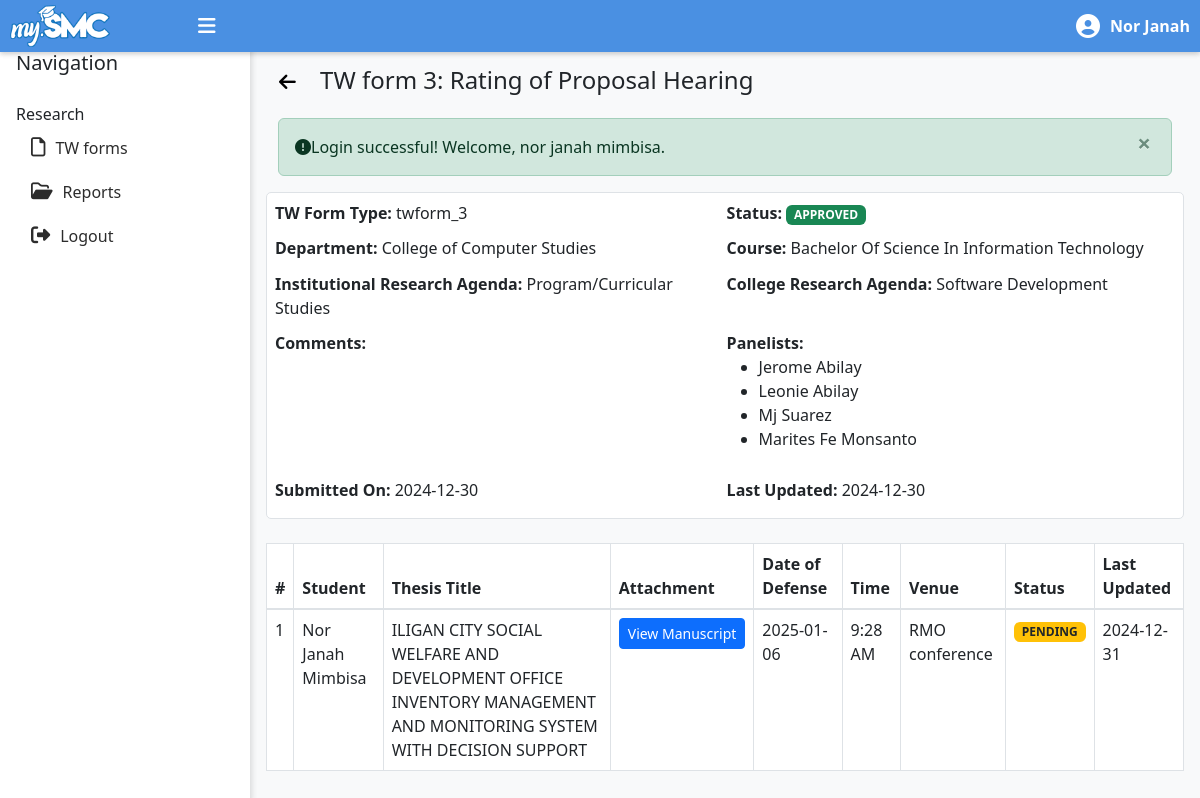
Page /student/tw-form3-details.php?tw_form_id=21 (signed in) on the committed database.
### tables this page shows
CREATE TABLE `tw_forms` (
  `tw_form_id` int(11) NOT NULL,
  `form_type` enum('twform_1','twform_2','twform_3','twform_4','twform_5') NOT NULL,
  `ir_agenda_id` int(11) NOT NULL,
  `col_agenda_id` int(11) NOT NULL,
  `department_id` int(11) NOT NULL,
  `course_id` int(11) NOT NULL,
  `user_id` int(11) NOT NULL,
  `research_adviser_id` int(11) NOT NULL,
  `overall_status` enum('pending','approved','rejected','') NOT NULL,
  `comments` text DEFAULT NULL,
  `submission_date` date DEFAULT NULL,
  `last_updated` timestamp NOT NULL DEFAULT current_timestamp()
);

CREATE TABLE `departments` (
  `department_id` int(11) NOT NULL,
  `department_name` varchar(255) NOT NULL
);

CREATE TABLE `courses` (
  `course_id` int(11) NOT NULL,
  `course_name` varchar(255) NOT NULL,
  `department_id` int(11) DEFAULT NULL
);

CREATE TABLE `institutional_research_agenda` (
  `ir_agenda_id` int(11) NOT NULL,
  `ir_agenda_name` varchar(255) NOT NULL,
  `sub_areas` text DEFAULT NULL
);

CREATE TABLE `college_research_agenda` (
  `agenda_id` int(11) NOT NULL,
  `agenda_name` varchar(255) NOT NULL,
  `department_id` int(11) DEFAULT NULL,
  `description` text DEFAULT NULL
);

CREATE TABLE `assigned_panelists` (
  `assigned_panelist_id` int(11) NOT NULL,
  `tw_form_id` int(11) NOT NULL,
  `user_id` int(11) NOT NULL,
  `is_selected` tinyint(11) DEFAULT 1,
  `comments` text DEFAULT NULL,
  `date_created` datetime NOT NULL DEFAULT current_timestamp()
);

CREATE TABLE `accounts` (
  `user_id` int(255) NOT NULL,
  `username` varchar(50) NOT NULL,
  `password` varchar(255) NOT NULL,
  `firstname` varchar(50) NOT NULL,
  `lastname` varchar(50) NOT NULL,
  `contact` varchar(13) NOT NULL,
  `department_id` int(11) NOT NULL,
  `smc_email` varchar(255) NOT NULL,
  `user_type` enum('student','dean','panelist','rmo_staff','subject_advisor') NOT NULL,
  `date_created` datetime NOT NULL DEFAULT current_timestamp()
);

CREATE TABLE `twform_3` (
  `form3_id` int(11) NOT NULL,
  `tw_form_id` int(11) NOT NULL,
  `student_id` int(11) NOT NULL,
  `eval_id` int(11) DEFAULT NULL,
  `thesis_title` varchar(255) NOT NULL,
  `defense_date` date NOT NULL,
  `time` time DEFAULT NULL,
  `place` varchar(255) DEFAULT NULL,
  `comments` text DEFAULT NULL,
  `status` enum('pending','graded') NOT NULL,
  `last_updated` date NOT NULL DEFAULT current_timestamp()
);

CREATE TABLE `attachments` (
  `attachment_id` int(11) NOT NULL,
  `tw_form_id` int(11) NOT NULL,
  `file_name` varchar(255) NOT NULL,
  `purpose` varchar(255) NOT NULL,
  `file_path` varchar(255) NOT NULL,
  `upload_date` datetime DEFAULT current_timestamp()
);

### messages.php (called while the page is built, shortened)
<?php
$messages = isset($_SESSION['messages']) ? $_SESSION['messages'] : [];
?>

### student/tw-form3-details.php (the view, shortened to what this page needs)
<?php
    include('student-master.php');
    require '../config/connect.php';
    include '../messages.php';
    function getTWFormDetails($id) {
        global $conn, $user_id, $user_type;
        $query = "
            SELECT
                tw.tw_form_id,
                tw.form_type,
                tw.user_id,
                tw.ir_agenda_id,
                tw.col_agenda_id,
                tw.department_id AS department,
                tw.course_id AS course,
                tw.research_adviser_id AS adviser,
                tw.comments,
                tw.overall_status,
                tw.submission_date,
                tw.last_updated,
                u.firstname AS firstname,
                u.lastname AS lastname,
                dep.department_name AS department_name,
                cou.course_name AS course_name,
                advisor.firstname AS adviser_firstname,
                advisor.lastname AS adviser_lastname,
                ira.ir_agenda_name AS ir_agenda_name,
                col_agenda.agenda_name AS col_agenda_name
            FROM TW_FORMS tw
            LEFT JOIN ACCOUNTS u ON tw.user_id = u.user_id
            LEFT JOIN DEPARTMENTS dep ON tw.department_id = dep.department_id
            LEFT JOIN COURSES cou ON tw.course_id = cou.course_id
            LEFT JOIN institutional_research_agenda ira ON tw.ir_agenda_id = ira.ir_agenda_id
            LEFT JOIN college_research_agenda col_agenda ON tw.col_agenda_id = col_agenda.agenda_id
            LEFT JOIN ACCOUNTS advisor ON tw.research_adviser_id = advisor.user_id AND advisor.user_type = 'panelist'
            WHERE tw.tw_form_id = ?
            " . ($user_type === 'student' ? "AND u.user_type = 'student' AND tw.user_id = ?" : "") . "
            ORDER BY tw.last_updated DESC
        ";
        $stmt = $conn->prepare($query);
            if ($user_type === 'student') {
                $stmt->bind_param("ii", $id, $user_id);
            } else {
                $stmt->bind_param("i", $id);
            }
            $stmt->execute();
            $result = $stmt->get_result();
        return $result->num_rows > 0 ? $result->fetch_assoc() : null;
    }
    function getTWForm3Details($tw_form_id){
        global $conn;
            $query = "
                SELECT
                    tw3.form3_id,
                    tw3.tw_form_id,
                    tw3.student_id,
                    acc.firstname,
                    acc.lastname,
                    tw3.thesis_title,
                    tw3.defense_date,
                    tw3.time,
                    tw3.place,
                    tw3.comments,
                    tw3.status,
                    tw3.last_updated
                FROM TWFORM_3 tw3
                LEFT JOIN ACCOUNTS acc ON tw3.student_id = acc.user_id
                WHERE tw3.tw_form_id = ?
            ";
            $stmt = $conn->prepare($query);
            $stmt->bind_param("i", $tw_form_id);
            $stmt->execute();
            return $stmt->get_result();
    }
    function manuscript($tw_form_id) {
        global $conn;
        $query = "SELECT * FROM ATTACHMENTS WHERE tw_form_id = ?";
        $stmt = $conn->prepare($query);
        $stmt->bind_param("i", $tw_form_id);
        $stmt->execute();
        return $stmt->get_result();
    }
    function GetAssignedPanelist($tw_form_id) {
        global $conn;
        $query = "
            SELECT
                panelist.assigned_panelist_id,
                panelist.tw_form_id,
                acc.firstname AS panelist_firstname,
                acc.lastname AS panelist_lastname
            FROM assigned_panelists panelist
            LEFT JOIN ACCOUNTS acc ON panelist.user_id = acc.user_id AND acc.user_type = 'panelist'
            WHERE panelist.tw_form_id = ?
        ";
        $stmt = $conn->prepare($query);
        $stmt->bind_param("i", $tw_form_id);
        $stmt->execute();
        $result = $stmt->get_result();
        return $result->num_rows > 0 ? $result->fetch_all(MYSQLI_ASSOC) : [];
    }
    $tw_form_id = $_GET['tw_form_id'];
    $panelists = GetAssignedPanelist($tw_form_id);
    $twform_details = getTWFormDetails($tw_form_id);
    $twform3_details = getTWForm3Details($tw_form_id);
    $manuscript = manuscript($tw_form_id);
?>
<section id="twform-3-details" class="pt-4">
    <div class="header-container pt-4">
        <h4 class="text-left">
        <a href="javascript:history.back()" class="btn btn-link">
            <i class="fas fa-arrow-left" style="margin-right: 5px;text-decoration: none; color: black; font-size: 1.2rem;"></i>
         </a>
            TW form 3: Rating of Proposal Hearing
        </h4>
    </div>
        <?php if (!empty($messages)): ?>
            <div class="container mt-3">
                <?php foreach ($messages as $message): ?>
                    <div class="alert alert-<?= htmlspecialchars($message['tags']) ?> alert-dismissible fade show" role="alert">
                    <i class="fa-solid fa-circle-exclamation"></i> <?= htmlspecialchars($message['content']) ?>
                        <button type="button" class="close" data-bs-dismiss="alert" aria-label="Close">
                            <span aria-hidden="true">&times;</span>
                        </button>
                    </div>
                <?php endforeach; ?>
            </div>
        <?php endif; ?>
        <div class="details-section">
            <div><strong>TW Form Type: </strong><?= htmlspecialchars($twform_details['form_type']) ?></div>
            <div><strong>Status: </strong><?php
                    $status = strtoupper(htmlspecialchars($twform_details['overall_status']));
                    $badgeClass = '';
                    if ($status === 'PENDING') {
                        $badgeClass = 'badge bg-warning text-dark';
                    } elseif ($status === 'APPROVED') {
                        $badgeClass = 'badge bg-success';
                    } elseif ($status === 'REJECTED') {
                        $badgeClass = 'badge bg-danger';
                    } else {
                        $badgeClass = 'badge bg-secondary';
                    }
                    ?>
                <span class="<?= $badgeClass ?>"><?= $status ?></span></div>
                <div><strong>Department:</strong> <?= htmlspecialchars($twform_details['department_name']) ?></div>
                <div><strong>Course:</strong> <?= ucwords(htmlspecialchars($twform_details['course_name']))?></div>
                <div><strong>Institutional Research Agenda:</strong> <?= htmlspecialchars($twform_details['ir_agenda_name']) ?></div>
                <div><strong>College Research Agenda:</strong> <?= htmlspecialchars($twform_details['col_agenda_name']) ?></div>
                <div><strong>Comments:</strong> <?= htmlspecialchars($twform_details['comments']) ?></div>
                <div>
                    <strong>Panelists:</strong>
                    <?php if (!empty($panelists)): ?>
                        <ul>
                            <?php foreach ($panelists as $panelist): ?>
                                <li><?= ucwords(htmlspecialchars($panelist['panelist_firstname'] . ' ' . $panelist['panelist_lastname'])) ?></li>
                            <?php endforeach; ?>
                        </ul>
                    <?php else: ?>
                        <p>No panelists assigned yet.</p>
                    <?php endif; ?>
                </div>
                <div><strong>Submitted On:</strong> <?= date("Y-m-d", strtotime($twform_details['submission_date'])) ?></div>
                <div><strong>Last Updated:</strong> <?= date("Y-m-d", strtotime($twform_details['last_updated'])) ?></div>
        </div>
            <div class="table-container mt-4">
                        <table id="items-table" class="table table-bordered display">
                            <thead class="thead-background">
                                <tr>
                                    <th scope="col">#</th>
                                    <th scope="col">Student</th>
                                    <th scope="col">Thesis Title</th>
                                    <th scope="col">Attachment</th>
                                    <th scope="col">Date of Defense</th>
                                    <th scope="col">Time</th>
                                    <th scope="col">Venue</th>
                                    <th scope="col">Status</th>
                                    <th scope="col">Last Updated</th>
                                </tr>
                            </thead>
                            <tbody>
                                <?php foreach ($twform3_details as $index => $twform3): ?>
                                    <tr>
                                        <td><?= $index + 1 ?></td>
                                        <td><?= ucwords(htmlspecialchars($twform3['firstname'])).' '.ucwords(htmlspecialchars($twform3['lastname'])) ?></td>
                                        <td><?= htmlspecialchars($twform3['thesis_title']) ?></td>
                                        <td>
                                            <?php if ($manuscript->num_rows > 0): ?>
                                                <?php while ($file = $manuscript->fetch_assoc()): ?>
                                                    <a href="../uploads/<?= htmlspecialchars($file['file_path']) ?>" target="_blank" class="btn btn-sm btn-primary">
                                                        View Manuscript
                                                    </a>
                                                <?php endwhile; ?>
                                            <?php else: ?>
                                                No manuscript available
                                            <?php endif; ?>
                                        </td>
                                        <td><?= htmlspecialchars($twform3['defense_date']) ?></td>
                                        <td>
                                            <?php
                                            $time_str = trim($twform3['time']);
                                            $formatted_time = DateTime::createFromFormat('H:i:s', $time_str);
                                            if ($formatted_time) {
                                                echo htmlspecialchars($formatted_time->format('g:i A'));
                                            } else {
                                                echo "Invalid time";
                                            }
                                            ?>
                                        </td>
                                        <td><?= htmlspecialchars($twform3['place']) ?></td>
                                        <td><?php
                                            $form_status = isset($twform3['status']) ? strtoupper(htmlspecialchars($twform3['status'])) : 'UNKNOWN';
                                            $badgeClass = '';
                                            if ($form_status === 'PENDING') {
                                                $badgeClass = 'badge bg-warning text-dark';
                                            } elseif ($form_status === 'GRADED') {
                                                $badgeClass = 'badge bg-success';
                                            } else {
                                                $badgeClass = 'badge bg-secondary';
                                            }
                                            ?>
                                            <span class="<?= $badgeClass ?>"><?= $form_status ?></span>
                                            </td>
                                        <td><?= htmlspecialchars($twform3['last_updated']) ?></td>
                                    </tr>
                                <?php endforeach; ?>
                            </tbody>
                        </table>
            </div>
</section>
<?php
include('student-master.php');
?>

### css/dashboard.css (style rules this page uses)
body { display: flex; min-height: 100vh; margin: 0; background-color: #a8b5c7; }
.details-section { display: flex; flex-wrap: wrap; gap: .2rem; margin-bottom: .5px; padding: 0.5rem; background-color: #fff; border: 1px solid #dee2e6; border-radius: 5px; }
.details-section div { flex: 1 1 48%; margin-bottom: 0.5rem; }
.alert { padding: 10px; display: flex; align-items: center; max-width: 100%; margin-bottom: 20px; border-radius: 5px; }
.table-container .table .thead-background { background-color:rgb(56, 120, 193); color: white; }

### rows in the picture
tw_forms: form_type "twform_3", overall_status "APPROVED", department.department_name "College of Computer Studies", course.course_name "Bachelor Of Science In Information Technology", ir_agenda.ir_agenda_name "Program/Curricular Studies", col_agenda.agenda_name "Software Development", submission_date "2024-12-30", last_updated "2024-12-30"
assigned_panelists: user.lastname "Jerome Abilay"
assigned_panelists: user.lastname "Leonie Abilay"
assigned_panelists: user.lastname "Mj Suarez"
assigned_panelists: user.lastname "Marites Fe Monsanto"
twform_3: student.firstname "Nor Janah", student.lastname "Mimbisa", thesis_title "ILIGAN CITY SOCIAL WELFARE AND DEVELOPMENT OFFICE INVENTORY MANAGEMENT AND MONITORING SYSTEM WITH DECISION SUPPORT", defense_date "2025-01-06", time "9:28 AM", place "RMO conference", status "PENDING", last_updated "2024-12-31"

### other values in the picture
$firstname "Nor Janah"
$message['content'] "Login successful! Welcome, nor janah mimbisa."
